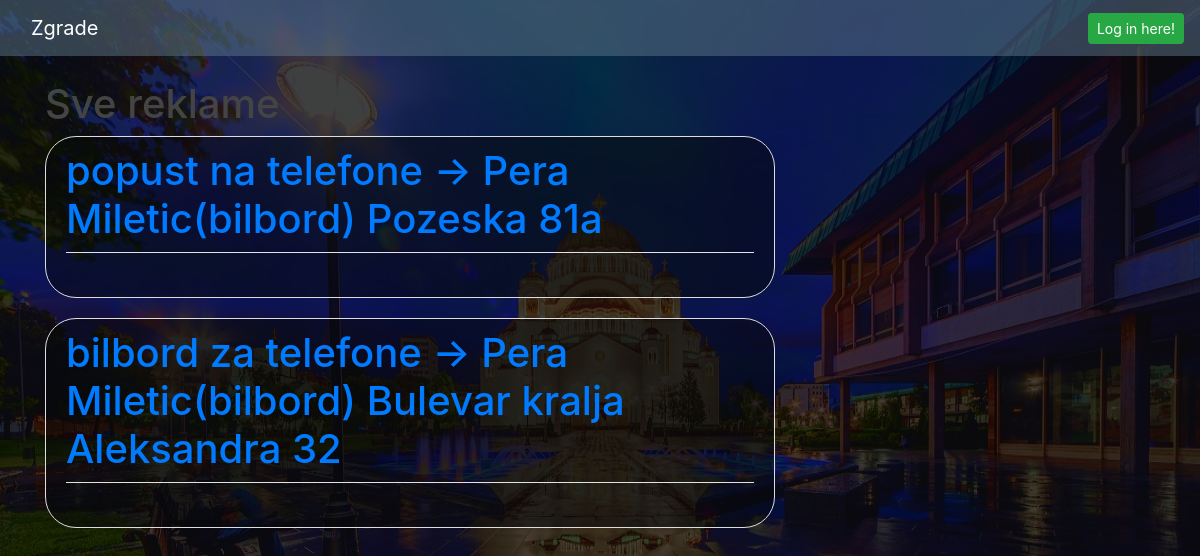
The page /reklame on the database its author committed.
### blog/models.py (models this page shows)
class Reklama(models.Model):
    oglasivac = models.ForeignKey(Oglasivac, on_delete=models.CASCADE, related_name='reklame')
    zgrada = models.ForeignKey(Zgrada, on_delete= models.CASCADE, related_name='reklame')
    ime = models.CharField(max_length=255)
    mesecniIznos = models.IntegerField()
    racunReklam = models.ManyToManyField(Period, through='RacunReklama')
    def __str__(self):
        return self.ime + ' -> ' + str(self.oglasivac) + ' ' + str(self.zgrada)

class Oglasivac(models.Model):
    user = models.OneToOneField(User, on_delete= models.CASCADE)
    imePrezime = models.CharField(max_length=255)
    tipOglasavanja = models.CharField(max_length=255)
    reklamaOglasivaca = models.ManyToManyField(Zgrada, through='Reklama')
    dugovanje = models.IntegerField(default = 0, verbose_name='dugovanje (rsd)')
    def __str__(self):
        return self.imePrezime + '(' + self.tipOglasavanja + ')'

class Zgrada(models.Model):
    ulica = models.CharField(max_length=255)
    broj = models.CharField(max_length=255)
    def __str__(self):
        return self.ulica + ' ' + self.broj

### blog/views.py (the view)
# urls.py: path('reklame', ReklamaListView.as_view(), name='reklama-list'),
class ReklamaListView(ListView):
    model = Reklama
    context_object_name = 'reklame'

### blog/templates/blog/reklama_list.html
{% extends "blog/base.html" %}
{% block content %}
    <h1>Sve reklame</h1>
    {% for reklama in reklame %}
        <article class="media content-section">
        <div class="media-body">
            <div class="article-metadata">
            <h1> <a class="mr-2" href="{% url 'reklama-detail' reklama.id %}">{{ reklama }}</a> </h1>
        </article>
    {% endfor %}
{% endblock content %}

### blog/static/blog/main.css (style rules this page uses)
body { background: #fafafa; color: #b25454; margin-top: 5rem; }
h1, h2, h3, h5, h6 { color: #444444; }
.content-section { background: rgba(6, 9, 10, 0.5); padding: 10px 20px; border: 1px solid #dddddd; border-radius: 31px; margin-bottom: 20px; padding-bottom:40px; }
.article-metadata { padding-bottom: 1px; margin-bottom: 4px; border-bottom: 1px solid #e3e3e3 }

### blog/templates/blog/base.html (style rules this page uses)
body { background-color: rgba(40, 0, 0, 0.79) !important; background-image: url("../../static/blog/beograd.jpg"); background-repeat: repeat-y; height:800px; background-size: 100% 100%; background-blend-mode: color; }

### rows shown on the page
Reklama: ime+oglasivac+zgrada "popust na telefone -> Pera Miletic(bilbord) Pozeska 81a"
Reklama: ime+oglasivac+zgrada "bilbord za telefone -> Pera Miletic(bilbord) Bulevar kralja Aleksandra 32"
